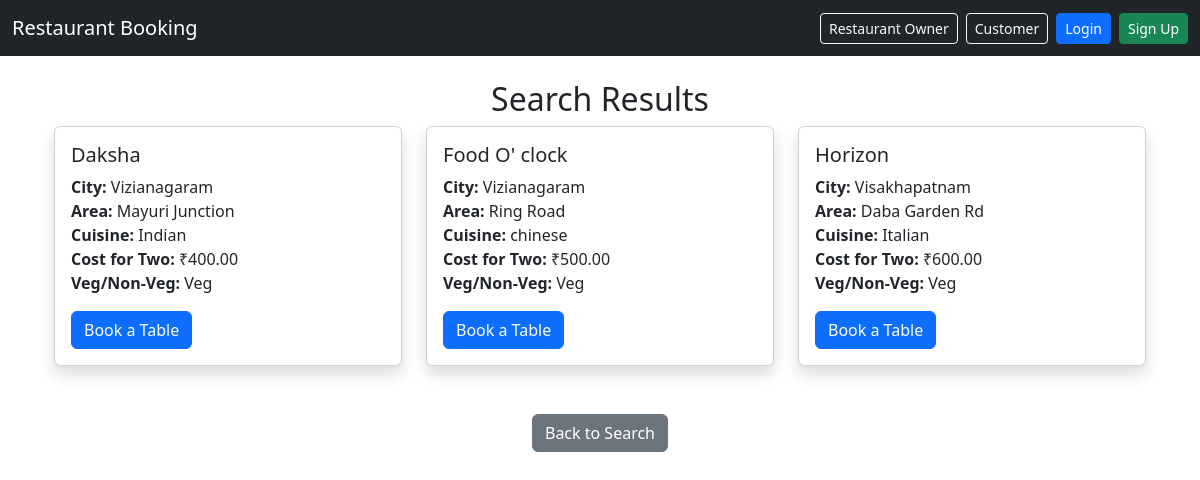
Page /api/search/ on the committed database.
### core/models.py (models this page shows, shortened)
class Restaurant(models.Model):
    name = models.CharField(max_length=255)
    city = models.CharField(max_length=100)
    area = models.CharField(max_length=100)
    cuisine = models.CharField(max_length=100)
    cost_for_two = models.DecimalField(max_digits=10, decimal_places=2)
    is_veg = models.BooleanField(default=True)

### core/views.py (the view, shortened to what this page needs)
# urls.py: path('search/', search_restaurants, name='search_restaurants'),
def search_restaurants(request):
    query = request.GET.get('query', '')
    cuisine = request.GET.get('cuisine', '')
    cost_for_two_min = request.GET.get('cost_for_two_min', None)
    restaurants = Restaurant.objects.all()
    if cuisine:
        restaurants = restaurants.filter(cuisine__icontains=cuisine)
    if cost_for_two_min:
        restaurants = restaurants.filter(cost_for_two__gte=cost_for_two_min)
    return render(request, 'search_result.html', {'restaurants': restaurants})

### templates/search_result.html (shortened to what this page needs)
{% extends "base.html" %}
{% block content %}
<!DOCTYPE html>
<html lang="en">
<head>
    <link
        href="https://cdn.jsdelivr.net/npm/bootstrap@5.3.0-alpha1/dist/css/bootstrap.min.css"
        rel="stylesheet"
    />
</head>
<body>
    <div class="container mt-4">
        <h2 class="text-center">Search Results</h2>
        {% if restaurants %}
            <div class="row">
                {% for restaurant in restaurants %}
                    <div class="col-md-4 mb-4">
                        <div class="card shadow">
                            <div class="card-body">
                                <h5 class="card-title">{{ restaurant.name }}</h5>
                                <p class="card-text">
                                    <strong>City:</strong> {{ restaurant.city }}<br>
                                    <strong>Area:</strong> {{ restaurant.area }}<br>
                                    <strong>Cuisine:</strong> {{ restaurant.cuisine }}<br>
                                    <strong>Cost for Two:</strong> ₹{{ restaurant.cost_for_two }}<br>
                                    <strong>Veg/Non-Veg:</strong> {{ restaurant.is_veg|yesno:"Veg,Non-Veg" }}<br>
                                </p>
                                <a href="{% url 'book_table' restaurant.id %}" class="btn btn-primary">
                                    Book a Table
                                </a>
                            </div>
                        </div>
                    </div>
                {% endfor %}
            </div>
        {% else %}
            <div class="alert alert-warning text-center">
                No restaurants found matching your criteria.
            </div>
        {% endif %}
        <div class="text-center mt-4">
            <a href="{% url 'customer-dashboard' %}" class="btn btn-secondary">Back to Search</a>
        </div>
    </div>
</body>
</html>
{% endblock %}

### rows in the picture
Restaurant: name "Daksha", city "Vizianagaram", area "Mayuri Junction", cuisine "Indian", cost_for_two "400.00", is_veg "Veg"
Restaurant: name "Food O' clock", city "Vizianagaram", area "Ring Road", cuisine "chinese", cost_for_two "500.00", is_veg "Veg"
Restaurant: name "Horizon", city "Visakhapatnam", area "Daba Garden Rd", cuisine "Italian", cost_for_two "600.00", is_veg "Veg"
